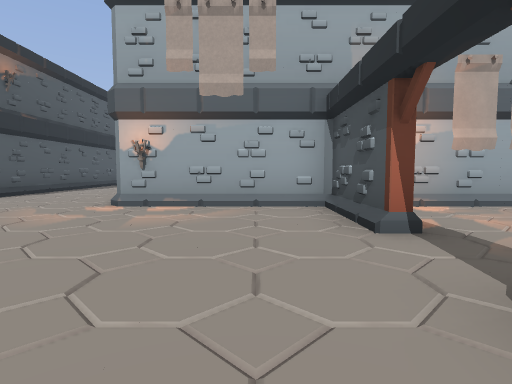
view 1 (above)

22 first-person views from a walk through a level from a Godot 3-D game. The camera is 1.3 m above the floor, tilts 4° down and sees 80° across. The floor is counted in squares, 2 m on a side. Each view is taken from the middle of a square. On the plan, view 1 faces up. The plan holds only what a view shows up to about 10 squares ahead; the rest is blank. The place goes on beyond the plan. Flat picture figures and markers are left out. Some surface patterns are stand-ins.

view 2
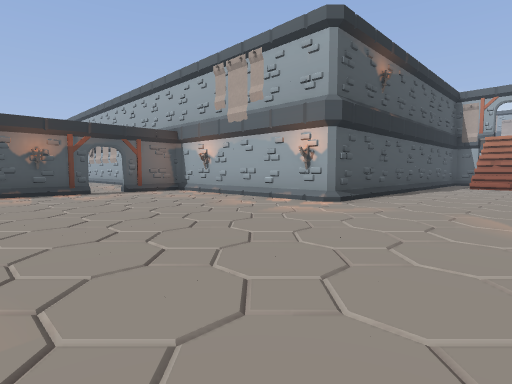

view 3
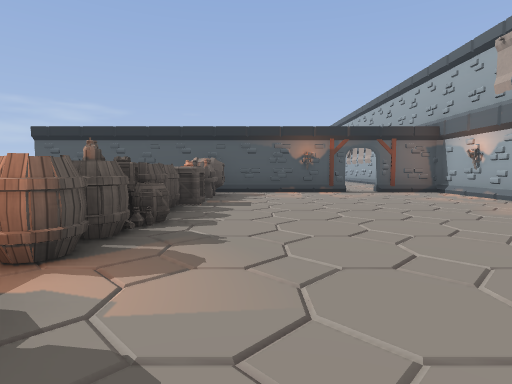

view 4
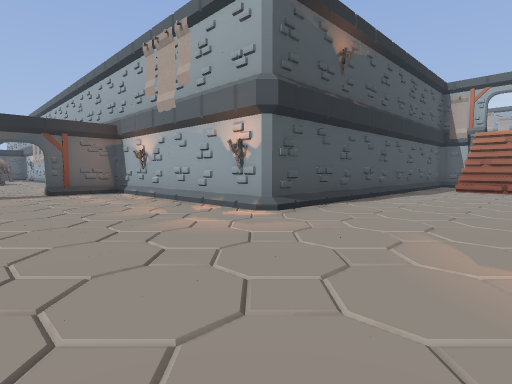

view 5
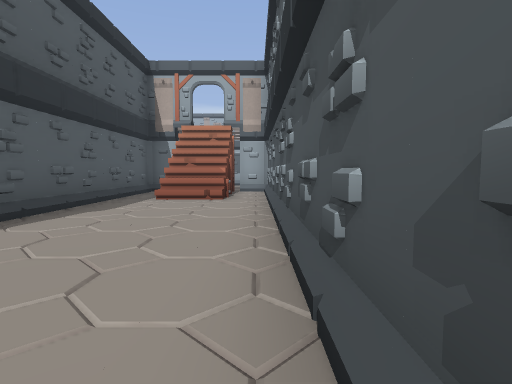

view 6
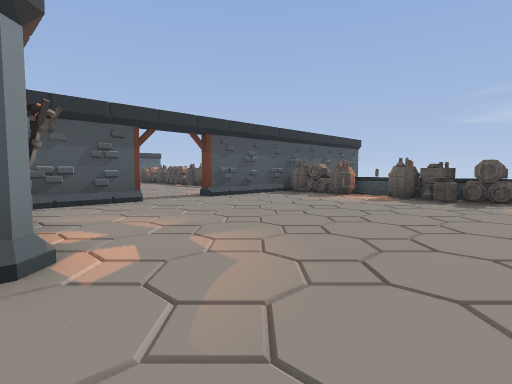

view 7
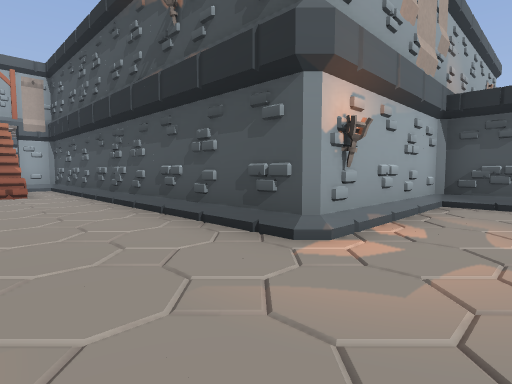

view 8
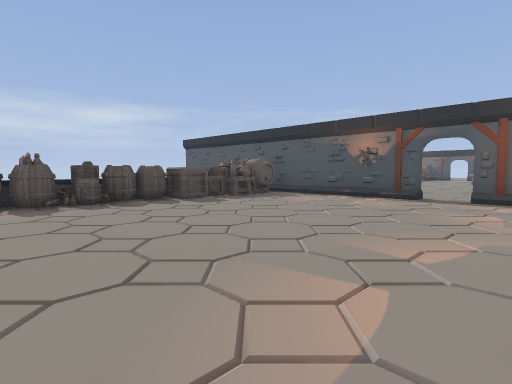

view 9
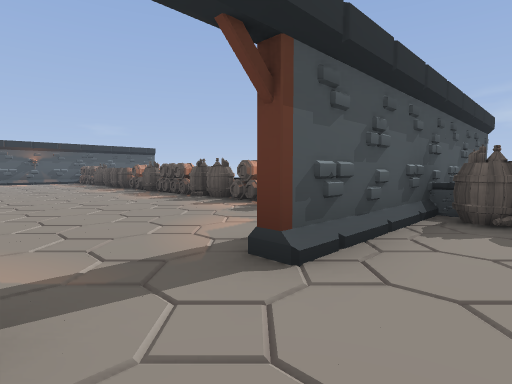

view 10
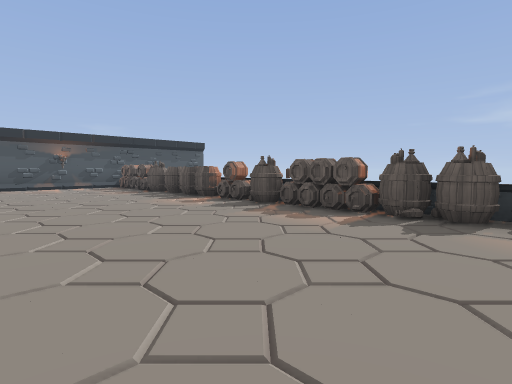

view 11
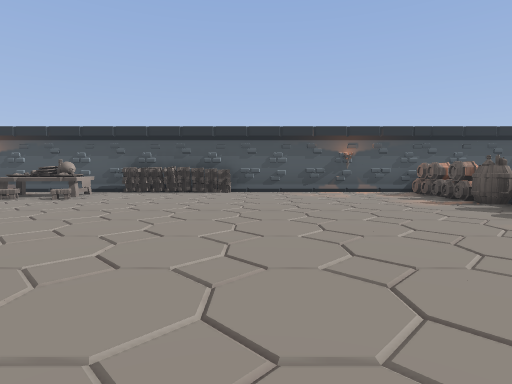

view 12
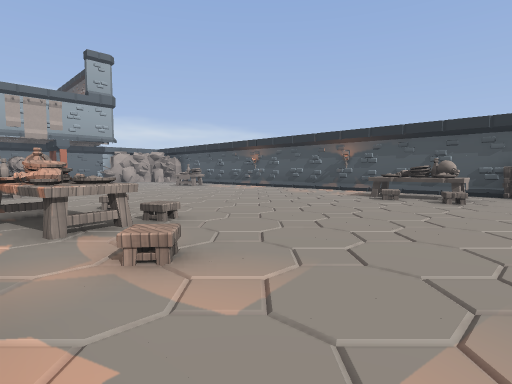

view 13
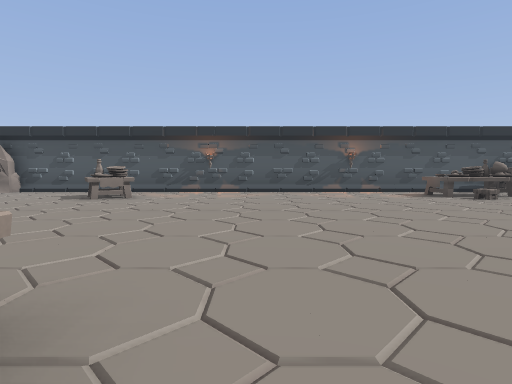

view 14
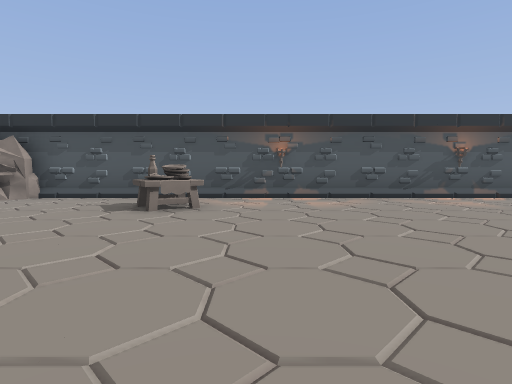

view 15
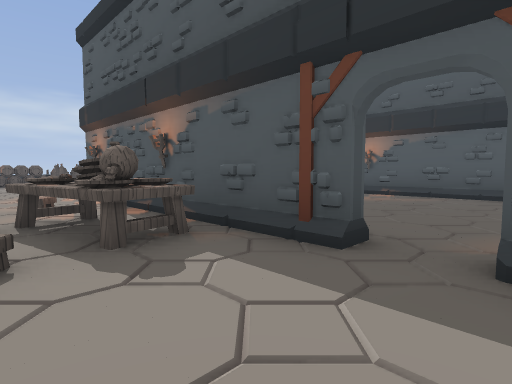

view 16
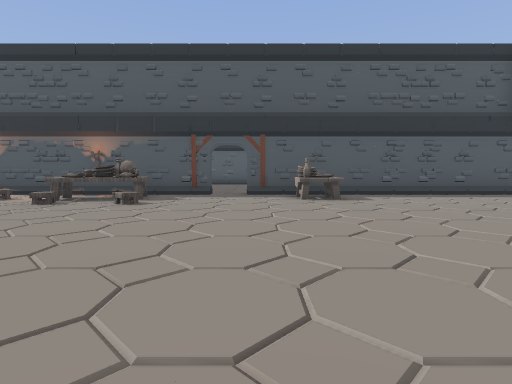

view 17
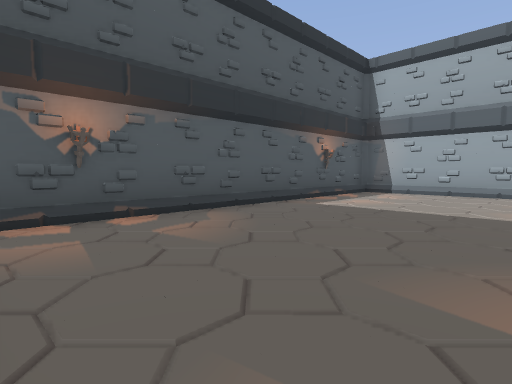

view 18
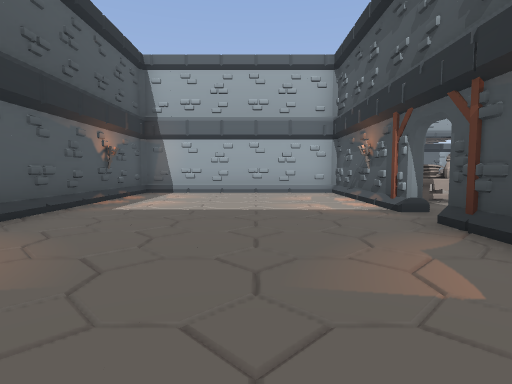

view 19
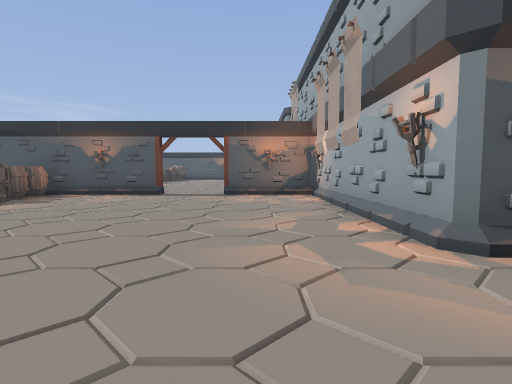

view 20
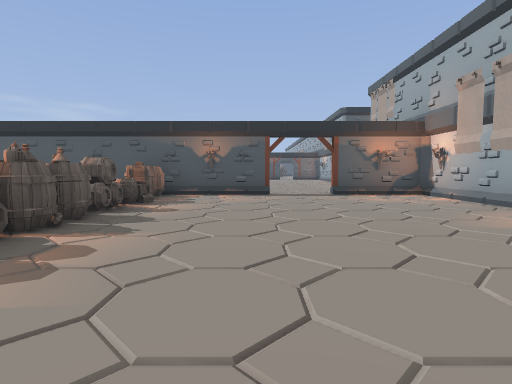

view 21
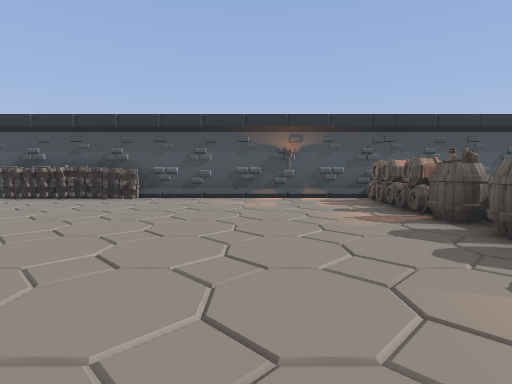

view 22
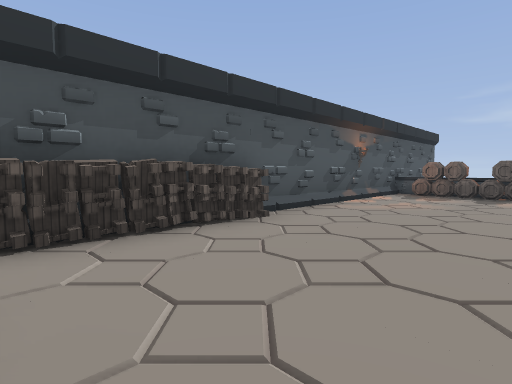

### Floor plan
Points are (right, up) in squares from view 1. A wall is a line through its corners. A room is listed if a view was taken in it or the views show most of it. See-through windows are left out.
Room 1 (views 1, 2, 3, 4, 5, 6, 7, 8, 9)
walls: (-7.4, 5.6) (-12.4, 5.6) (-12.4, 3.8); (-2.6, 6.4) (-2.6, 15.6) (-3.5, 15.6); (1.4, 3.1) (1.4, 5.6) (-1.6, 5.6); (-12.4, 2.8) (-12.4, -1.9); (-11.7, -1) (-10.2, -1); (1.4, -1.5) (1.4, 1.4); (1.4, -4.5) (1.4, -2.4); (-5.6, 15.6) (-6.4, 15.6) (-6.4, 6.4)
low walls: (-3.6, -2) (-2.5, -2); (-10.2, -1) (-10.2, -1.5)
ways out: opening at (1, 2.5) to room 2; opening at (-13, 3)
objects: box (-10, -1); box (-9, -1); barrel (-8, -2); box (-7, -2) to (-7, -1); torch (-7, 6); barrel (-6, -2); barrel (-5, -2); barrel (-4, -2); crate (-3, -1); barrel (-2, -2); torch (-2, 6); barrel (-1, -2); barrel (0, -2)
Room 2 (views 10, 11, 12, 13, 14, 15, 16, 17, 18, 19, 20, 21, 22)
walls: (6.6, 5.6) (2.5, 5.6); (7.4, 11.8) (7.4, 12.8); (7.6, 12.9) (7.6, 6.6); (15.5, 7.4) (15.4, 8.9); (16, 8) (15.7, 8.4); (7.4, 13.8) (7.4, 18.1) (1.6, 18.1) (1.6, 9.4); (17.4, 7.4) (17.4, 21.4) (16.8, 21.2); (9.1, 16) (9.1, 15) (8.2, 15); (1.6, 5.5) (1.6, 3.1); (15.3, 16.9) (14.8, 17.7) (15.6, 18.3); (1.6, 1.4) (1.6, -1.5); (15.8, 17.5) (15.4, 18.1); (7.6, 21.1) (7.6, 13.8); (1.6, -2.4) (1.6, -4.1); (17.4, -4.5) (17.4, 3.6)
low walls: (15.4, 9.4) (16.4, 9.5); (15.6, 7.6) (16.5, 7.7); (16.6, 7.5) (15.5, 7.4); (9.2, 15.6) (8.2, 15.6); (16.5, -2) (17.4, -2)
ways out: opening at (1, 2.5) to room 1
objects: barrel (1, -2); barrel (2, -2); barrel (3, -2); box (4, -2); barrel (5, -2); barrel (6, -2); barrel (7, -2); torch (7, 6); barrel (8, -2); barrel (9, -2); table (9, 10) to (9, 11); barrel (10, -2); barrel (11, -2); barrel (12, -2); barrel (13, -2); barrel (14, -2); barrel (15, -2); barrel (16, -2); stool (17, 4); stool (17, 5); stool (17, 6); stool (17, 7)

Positions as (right, up) in squares from view 1, and headings:
1: (0, 0), facing up
2: (-3, 0), facing up-left
3: (-3, 0), facing left
4: (-3, 2), facing up-left
5: (-3, 6), facing up
6: (-5, 6), facing down-right
7: (-5, 4), facing up-right
8: (-5, 5), facing down-left
9: (0, 3), facing down-right
10: (5, 3), facing down-right
11: (8, 3), facing right
12: (8, 6), facing up-right
13: (8, 14), facing right
14: (10, 16), facing right
15: (10, 14), facing down-left
16: (16, 14), facing left
17: (6, 9), facing up-left
18: (5, 9), facing up
19: (10, 4), facing left
20: (10, 1), facing left
21: (10, 1), facing right
22: (14, 7), facing down-right
